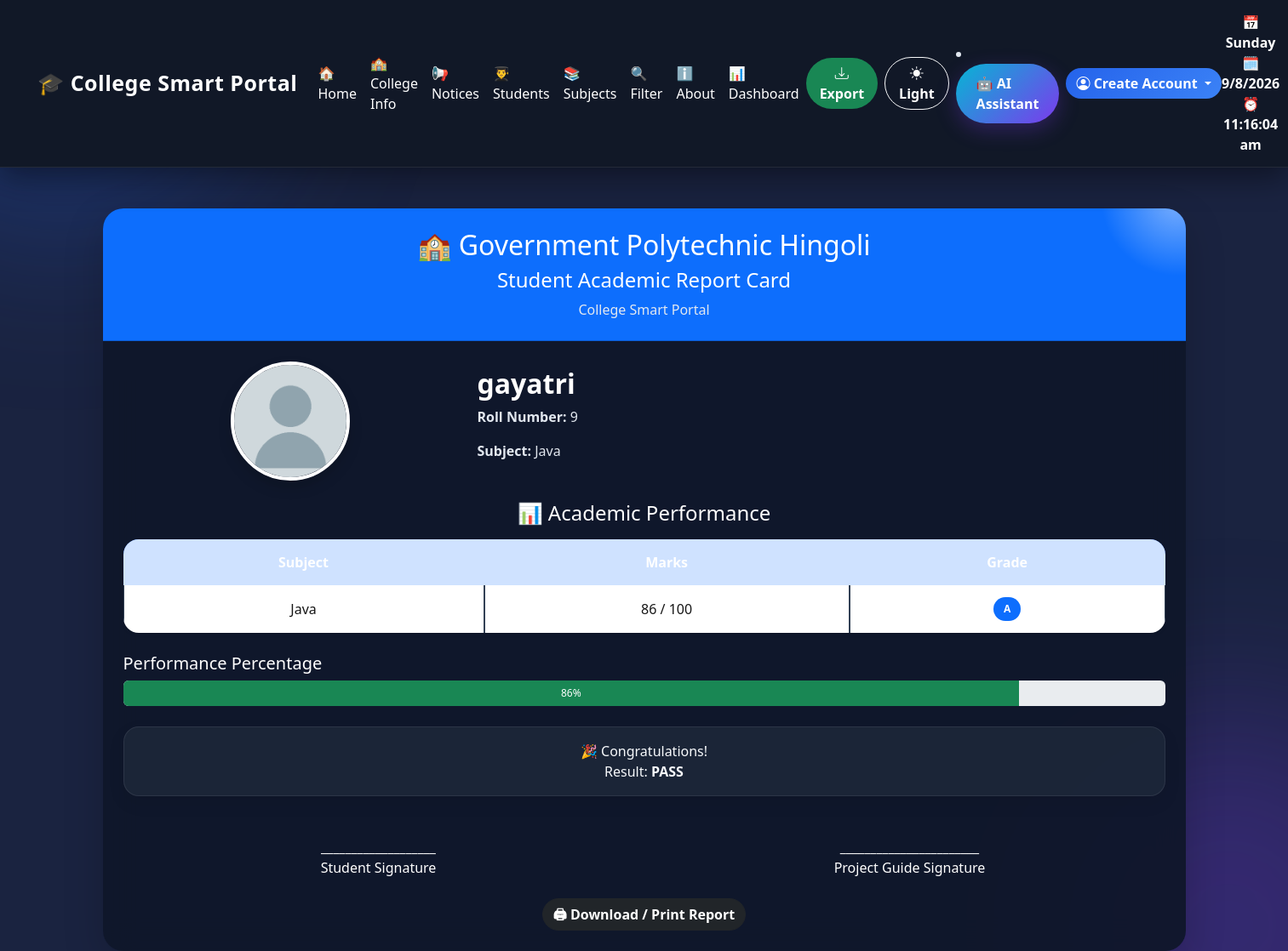
/report_card/37, run on the app's committed database.
### tables this page shows
CREATE TABLE stud (
            id INTEGER PRIMARY KEY AUTOINCREMENT,
            name TEXT NOT NULL,
            roll_no INTEGER NOT NULL,
            marks INTEGER NOT NULL
        , Subject TEXT, photo TEXT);

### app.py (the view)
@app.route('/report_card/<int:student_id>')
def report_card(student_id):
    conn = get_db(MOHINI_DB)
    student = conn.execute(
        "SELECT * FROM stud WHERE id=?",
        (student_id,)
    ).fetchone()
    conn.close()
    if student is None:
        flash("Student not found!", "danger")
        return redirect(url_for('students'))
    marks = student['marks']
    if marks >= 90:
        grade = "A+"
    elif marks >= 80:
        grade = "A"
    elif marks >= 70:
        grade = "B+"
    elif marks >= 60:
        grade = "B"
    else:
        grade = "C"
    result = "PASS" if marks >= 35 else "FAIL"
    return render_template(
        "report_card.html",
        student=student,
        grade=grade,
        result=result
    )

### database.py (called while the page is built)
def get_db(MOHINI_DB):
    conn = sqlite3.connect(MOHINI_DB)
    conn.row_factory = sqlite3.Row
    return conn

### templates/report_card.html (shortened to what this page needs)
{% extends "base.html" %}
{% block content %}
<div class="container mt-5 mb-5">
    <div class="card shadow-lg border-0">
        <div class="card-header bg-primary text-white text-center p-4">
            <h2>🏫 Government Polytechnic Hingoli</h2>
            <h4>Student Academic Report Card</h4>
            <p class="mb-0">College Smart Portal</p>
        </div>
        <div class="card-body p-4">
            <div class="row align-items-center mb-4">
                <div class="col-md-4 text-center">
                    {% if student.photo %}
                    <img src="{{ url_for('static',filename='uploads/'+student.photo) }}"
                    width="140"
                    height="140"
                    class="rounded-circle shadow"
                    style="object-fit:cover;">
                    {% else %}
                    <img src="{{ url_for('static',filename='uploads/default.png') }}"
                    width="140"
                    height="140"
                    class="rounded-circle shadow">
                    {% endif %}
                </div>
                <div class="col-md-8">
                    <h2 class="fw-bold">
                        {{student.name}}
                    </h2>
                    <p>
                        <b>Roll Number:</b> {{student.roll_no}}
                    </p>
                    <p>
                        <b>Subject:</b> {{student.Subject}}
                    </p>
                </div>
            </div>
<h4 class="text-center mb-3">
    📊 Academic Performance
</h4>
<table class="table table-bordered text-center shadow-sm">
    <thead class="table-primary">
        <tr>
            <th>Subject</th>
            <th>Marks</th>
            <th>Grade</th>
        </tr>
    </thead>
    <tbody>
        <tr>
            <td>
                {{ student.Subject }}
            </td>
            <td>
                {{ student.marks }} / 100
            </td>
            <td>
                {% if grade=="A+" %}
                    <span class="badge bg-success">A+</span>
                {% elif grade=="A" %}
                    <span class="badge bg-primary">A</span>
                {% elif grade=="B+" %}
                    <span class="badge bg-warning text-dark">B+</span>
                {% else %}
                    <span class="badge bg-secondary">{{ grade }}</span>
                {% endif %}
            </td>
        </tr>
    </tbody>
</table>
            <div class="mt-4">
                <h5>
                    Performance Percentage
                </h5>
                <div class="progress"
                style="height:30px;">
                    <div class="progress-bar bg-success"
                    style="width:{{student.marks}}%">
                    {{student.marks}}%
                    </div>
                </div>
            </div>
            <div class="text-center mt-4">
            {% if result=="PASS" %}
                <div class="alert alert-success">
                    🎉 Congratulations!
                    <br>
                    Result: <b>PASS</b>
                </div>
            {% else %}
                <div class="alert alert-danger">
                    Result:
                    <b>FAIL</b>
                </div>
            {% endif %}
            </div>
            <div class="row mt-5 text-center">
                <div class="col-md-6">
                    ___________________
                    <br>
                    Student Signature
                </div>
                <div class="col-md-6">
                  _______________________
                   <br>
                        Project Guide Signature
                </div>
            </div>
            <div class="text-center mt-4">
                <button onclick="window.print()" class="btn btn-dark print-btn">
                🖨 Download / Print Report
                </button>
            </div>
        </div>
    </div>
</div>
{% endblock %}

### data on the page
stud: name "gayatri", roll_no "9", Subject "Java", marks "86"

### other printed values
{{ session['username'] if session.get('username') else 'Create Account' }} "Create Account"
